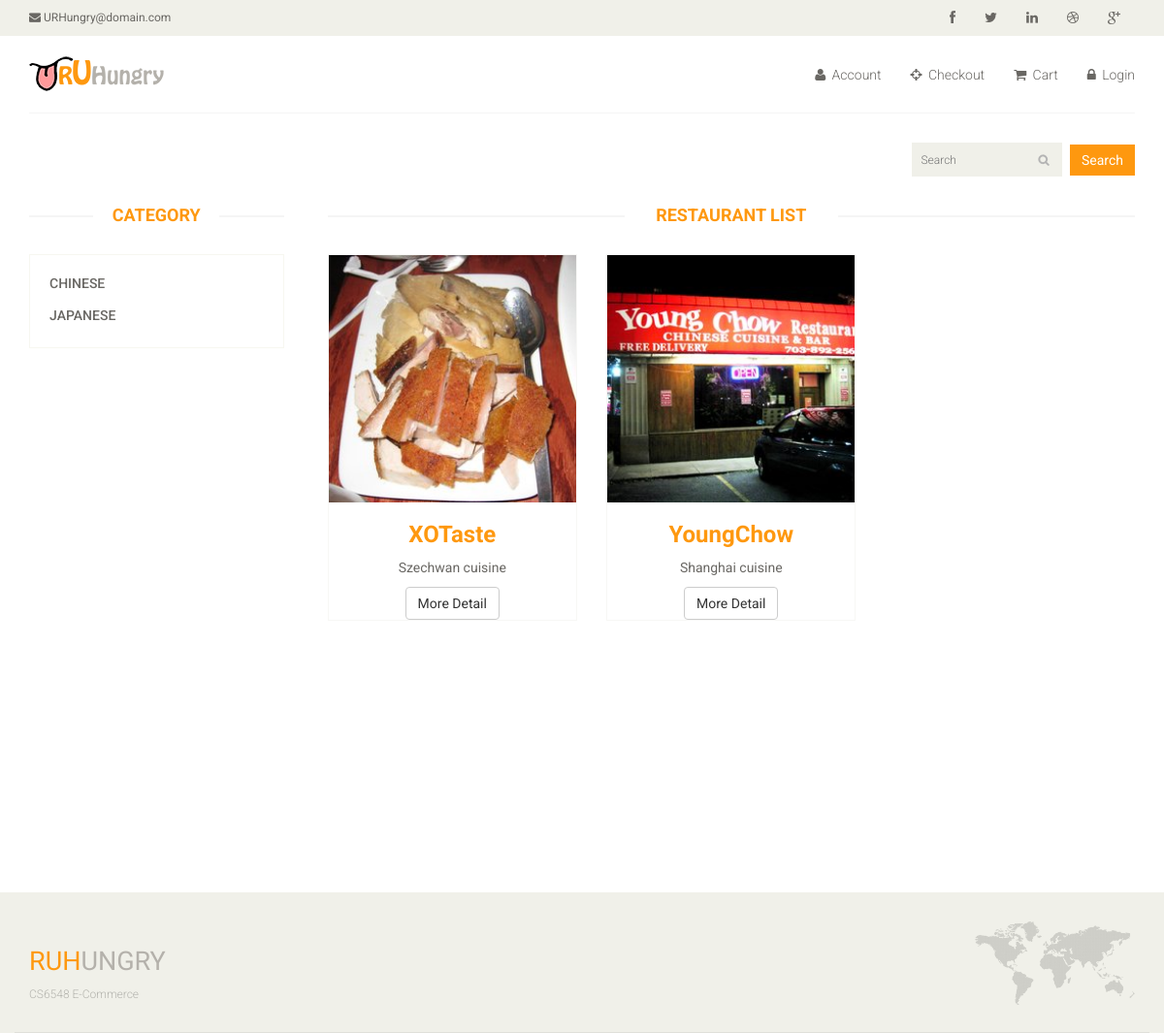
Page /?Restrt_Type=Chinese on the committed database.
### tables this page shows
CREATE TABLE restaurant_info (
  Restrt_ID INT NOT NULL AUTO_INCREMENT,
  Restrt_Name VARCHAR(50) NOT NULL,
  Area VARCHAR(50) NULL,
  Ship_Hours VARCHAR(50) NULL,
  Address VARCHAR(100) NULL,
  Restrt_Type VARCHAR(50) NULL,
  Description VARCHAR(200) NULL,
  Img VARCHAR(200) NULL,
  PRIMARY KEY (Restrt_ID));

### restaurant_get.php (the view, shortened to what this page needs)
<?php
function homepageRestaurantInfo($RestrtType){
		if($RestrtType == ""){
		$sql_select = "select * from restaurant_info;";
		$result = mysql_query($sql_select) or die("sql error!");
		while($row = mysql_fetch_array($result)) {
			$outputlist = "";
			$outputlist.= '<div class="col-sm-4">';
			$outputlist.= '<div class="product-image-wrapper">';
			$outputlist.= '<div class="single-products">';
			$outputlist.= '<div class="productinfo text-center">';
			$outputlist.= '<img src="'.$row["Img"].'" alt="" />';
			$outputlist.= '<h2>'.$row["Restrt_Name"].'</h2>';
			$outputlist.= '<p>'.$row["Description"].'</p>';
			$outputlist.= '<a href="menu_page.php?Restrt_Type='.$row['Restrt_ID'].'" class="btn btn-default"  >More Detail</a>';
			$outputlist.= '</div>';
			$outputlist.= '</div></div></div>';
			print $outputlist;
			}
		}else{
			$sql_select = 'select * from restaurant_info where Restrt_Type="'.$RestrtType.'";';
			$result = mysql_query($sql_select) or die("sql error!");
			while($row = mysql_fetch_array($result)) {
				$outputlist = "";
				$outputlist.= '<div class="col-sm-4">';
				$outputlist.= '<div class="product-image-wrapper">';
				$outputlist.= '<div class="single-products">';
				$outputlist.= '<div class="productinfo text-center">';
				$outputlist.= '<img src="'.$row["Img"].'" alt="" />';
				$outputlist.= '<h2>'.$row["Restrt_Name"].'</h2>';
				$outputlist.= '<p>'.$row["Description"].'</p>';
				$outputlist.= '<a href="menu_page.php?Restrt_Type='.$row['Restrt_ID'].'" class="btn btn-default"  >More Detail</a>';
				$outputlist.= '</div>';
				$outputlist.= '</div></div></div>';
				print $outputlist;
			}
		}
	}
?>

### css/main.css (style rules this page uses)
body { font-family: 'Roboto', sans-serif; background:; position: relative; font-weight:400px; }
a { -webkit-transition: 300ms; -moz-transition: 300ms; -o-transition: 300ms; transition: 300ms; }
h1, h2, h3, h4, h5, h6 { font-family: 'Roboto', sans-serif; }
.product-image-wrapper { border:1px solid #F7F7F5; overflow: hidden; margin-bottom:30px; }
.single-products { position: relative; }
.productinfo h2 { color: #FE980F; font-family: 'Roboto', sans-serif; font-size: 24px; font-weight: 700; }
.productinfo p { font-family: 'Roboto', sans-serif; font-size: 14px; font-weight: 400; color: #696763; }
.productinfo img { width: 100%; }
.productinfo { position:relative; }

### rows in the picture
restaurant_info: Img (picture), Restrt_Name "XOTaste", Description "Szechwan cuisine"
restaurant_info: Img (picture), Restrt_Name "YoungChow", Description "Shanghai cuisine"

### other values in the picture
$row["Restrt_Type"] "CHINESE"
$row["Restrt_Type"] "JAPANESE"
